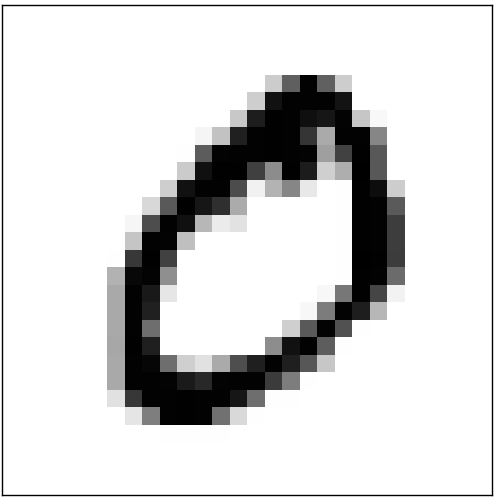
#> input picture photos/mnist0.png, 495 x 497 px
$ python demo2_bw_image.py
#> lines starting #> are read from the running program, lines starting #| are printed output that depends on the picture; after the words box and inside, x2 and y2 are one past the last pixel; in counts of white or black regions, pixels touching at a corner belong together
import cv2
import matplotlib
import matplotlib.pylab as plt

imagePath = './photos/mnist0.png'
testImage = cv2.imread(imagePath,0)
#> testImage is the input picture: shape (497, 495); min 0, max 255, mean 213.3

print("image type={}".format(type(testImage)))
#| image type=<class 'numpy.ndarray'>
print("image dimension={}".format(testImage.shape))
#| image dimension=(497, 495)
print("image data type={}".format(testImage.dtype))
#| image data type=uint8
print("image[0][0]={}".format(testImage[0,0]))
#| image[0][0]=255

# crop 5x5 with black
for i in range(50):
    for j in range(50):
        testImage[i][j]=0
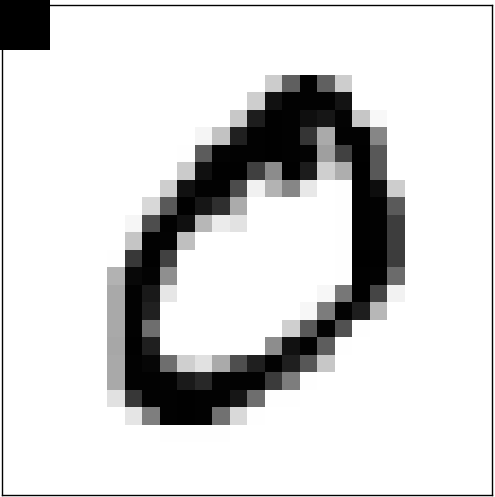
#> testImage: shape (497, 495); 0.98% of pixels changed, all inside (x1, y1, x2, y2) = (0, 0, 50, 50)
print(testImage)
#> (printed output is left out)

plt.imshow(testImage)
plt.show()

#config image
matplotlib.rcParams['figure.figsize']=(6.0,6.0)
matplotlib.rcParams['image.cmap']='gray'
plt.imshow(testImage)
plt.colorbar()
plt.show()
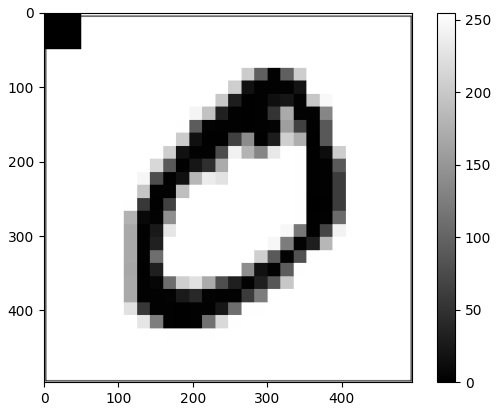
#> figure drawn by matplotlib, 2 panels

$ run again, with photos/mnist2.png copied over photos/mnist0.png
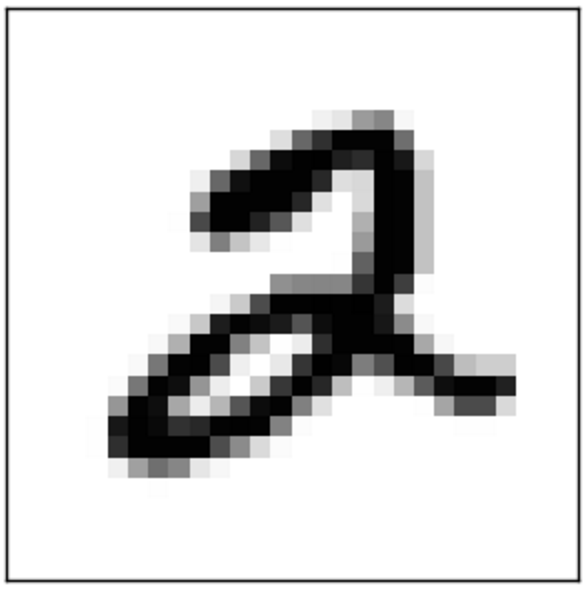
#> input picture photos/mnist2.png, 586 x 590 px
#> testImage is the input picture: shape (590, 586); min 0, max 255, mean 214.3
#| image type=<class 'numpy.ndarray'>
#| image dimension=(590, 586)
#| image data type=uint8
#| image[0][0]=255
#> after the loop `for i in range(50):`:
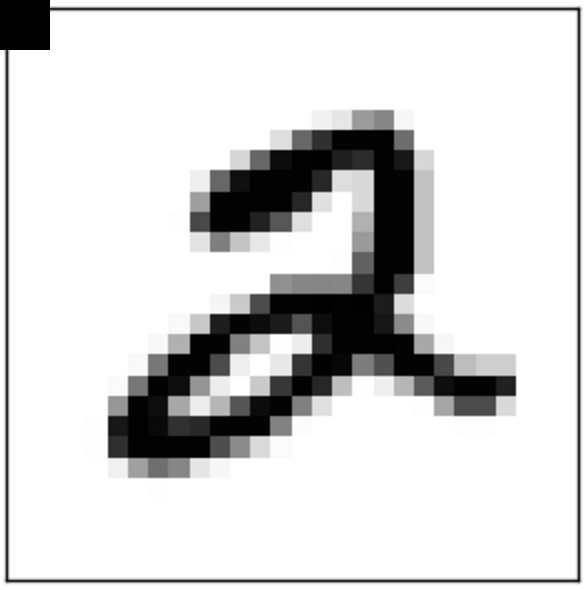
#> testImage: shape (590, 586); 0.72% of pixels changed, all inside (x1, y1, x2, y2) = (0, 0, 50, 50)
#> (printed output is left out)
#> `plt.show()`:
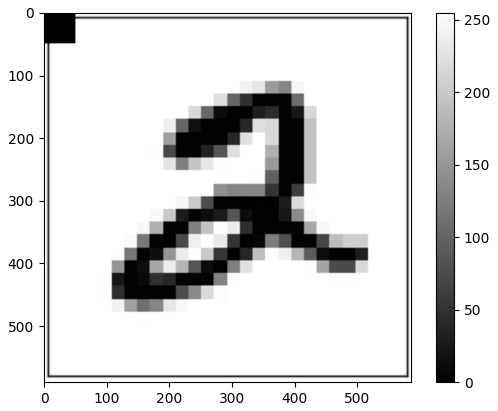
#> figure drawn by matplotlib, 2 panels
